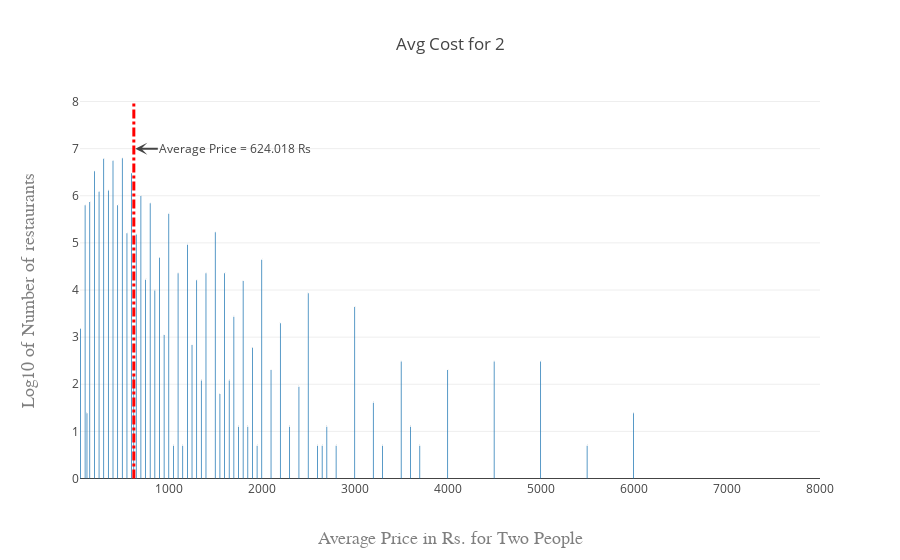

The notebook cell saved with this chart:
### Code cell
trace0 = go.Bar(
    x = zomato_India['Average Cost for two'].value_counts().index,
    y = np.log(zomato_India['Average Cost for two'].value_counts().values),
    text = (zomato_India['Average Cost for two'].value_counts().values),
)

layout = go.Layout(
    barmode ='group',
    shapes = [
        # Line reference to the axes
        {
            'type': 'line',
            'xref': 'x',
            'yref': 'y',
            'x0': 624.018762,
            'y0': 0,
            'x1': 624.018762,
            'y1': 8,
            'line': {
                'color': 'red',
                'width': 3,
                'dash': 'dashdot',
            },
        },
    ],
    annotations = [
        dict(
            x = 640,
            y = 7,
            xref = 'x',
            yref = 'y',
            text = 'Average Price = 624.018 Rs',
            showarrow = True,
            arrowhead = 3,
            ax = 100,
            ay = 0,
        )
    ],
    title = go.layout.Title(
        text='Avg Cost for 2',
    ),
    xaxis = go.layout.XAxis(
        title = go.layout.xaxis.Title(
            text = 'Average Price in Rs. for Two People',
            font = dict(
                family = 'Courier New, monospace',
                size = 18,
                color = '#7f7f7f'
            )
        )
    ),
    yaxis = go.layout.YAxis(
        title = go.layout.yaxis.Title(
            text = 'Log10 of Number of restaurants',
            font = dict(
                family = 'Courier New, monospace',
                size = 18,
                color = '#7f7f7f'
            )
        )
    )
)

data = [trace0]

fig = go.Figure(data = data, layout = layout)
py.offline.iplot(fig, filename='grouped-bar')

### Figure 1 — Plotly figure (JSON) as saved in the notebook; plotly's stock layout.template omitted (floating-point values rounded to 4 significant figures)
{"data": [{"text": [893, 885, 849, 677, 650, 451, 440, 401, 354, 344, 330, 330, 276, 186, 182, 177, 143, 108, 104, 78, 78, 78, 68, 67, 66, 54, 51, 38, 31, 27, 24, 21, 17, 16, 12, 12, 12, 10, 10, 9, 8, 8, 7, 6, 5, 4, 4, 3, 3, 3, 3, 3, 2, 2, 2, 2, 2, 2, 2, 2, 2, 1, 1, 1, 1, 1, 1, 1, 1, 1, 1, 1, 1, 1, 1, 1, 1, 1, 1], "type": "bar", "uid": "ded0bc23-0a72-42cd-b1a6-520a0a3ef9d9", "x": [500, 300, 400, 200, 600, 350, 250, 700, 150, 800, 100, 450, 1000, 1500, 550, 650, 1200, 900, 2000, 1400, 1100, 1600, 750, 1300, 1800, 850, 2500, 3000, 1700, 2200, 50, 950, 1250, 1900, 3500, 4500, 5000, 4000, 2100, 623.4, 1350, 1650, 2400, 1550, 3200, 120, 6000, 3600, 2700, 2300, 1850, 1750, 2650, 1150, 2800, 2600, 3700, 1950, 3300, 5500, 1050, 2350, 4200, 5100, 3650, 720, 4400, 4100, 4300, 290, 6500, 7000, 4700, 2900, 3800, 260, 4800, 8000, 1450], "y": [6.795, 6.786, 6.744, 6.518, 6.477, 6.111, 6.087, 5.994, 5.869, 5.841, 5.799, 5.799, 5.62, 5.226, 5.204, 5.176, 4.963, 4.682, 4.644, 4.357, 4.357, 4.357, 4.22, 4.205, 4.19, 3.989, 3.932, 3.638, 3.434, 3.296, 3.178, 3.045, 2.833, 2.773, 2.485, 2.485, 2.485, 2.303, 2.303, 2.197, 2.079, 2.079, 1.946, 1.792, 1.609, 1.386, 1.386, 1.099, 1.099, 1.099, 1.099, 1.099, 0.6931, 0.6931, 0.6931, 0.6931, 0.6931, 0.6931, 0.6931, 0.6931, 0.6931, 0, 0, 0, 0, 0, 0, 0, 0, 0, 0, 0, 0, 0, 0, 0, 0, 0, 0]}], "layout": {"annotations": [{"arrowhead": 3, "ax": 100, "ay": 0, "showarrow": true, "text": "Average Price = 624.018 Rs", "x": 640, "xref": "x", "y": 7, "yref": "y"}], "barmode": "group", "shapes": [{"line": {"color": "red", "dash": "dashdot", "width": 3}, "type": "line", "x0": 624.0, "x1": 624.0, "xref": "x", "y0": 0, "y1": 8, "yref": "y"}], "title": {"text": "Avg Cost for 2"}, "xaxis": {"title": {"font": {"color": "#7f7f7f", "family": "Courier New, monospace", "size": 18}, "text": "Average Price in Rs. for Two People"}}, "yaxis": {"title": {"font": {"color": "#7f7f7f", "family": "Courier New, monospace", "size": 18}, "text": "Log10 of Number of restaurants"}}}}
